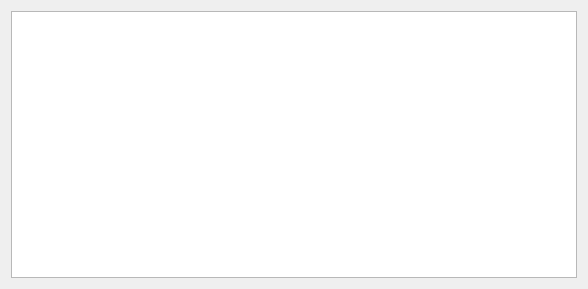
<?xml version="1.0" encoding="UTF-8"?>
<ui version="4.0">
 <class>Form</class>
 <widget class="QWidget" name="Form">
  <property name="geometry">
   <rect>
    <x>0</x>
    <y>0</y>
    <width>588</width>
    <height>289</height>
   </rect>
  </property>
  <property name="windowTitle">
   <string>Form</string>
  </property>
  <layout class="QVBoxLayout" name="verticalLayout">
   <item>
    <widget class="QPlainTextEdit" name="summary_edit_line"/>
   </item>
  </layout>
 </widget>
 <resources/>
 <connections/>
</ui>
